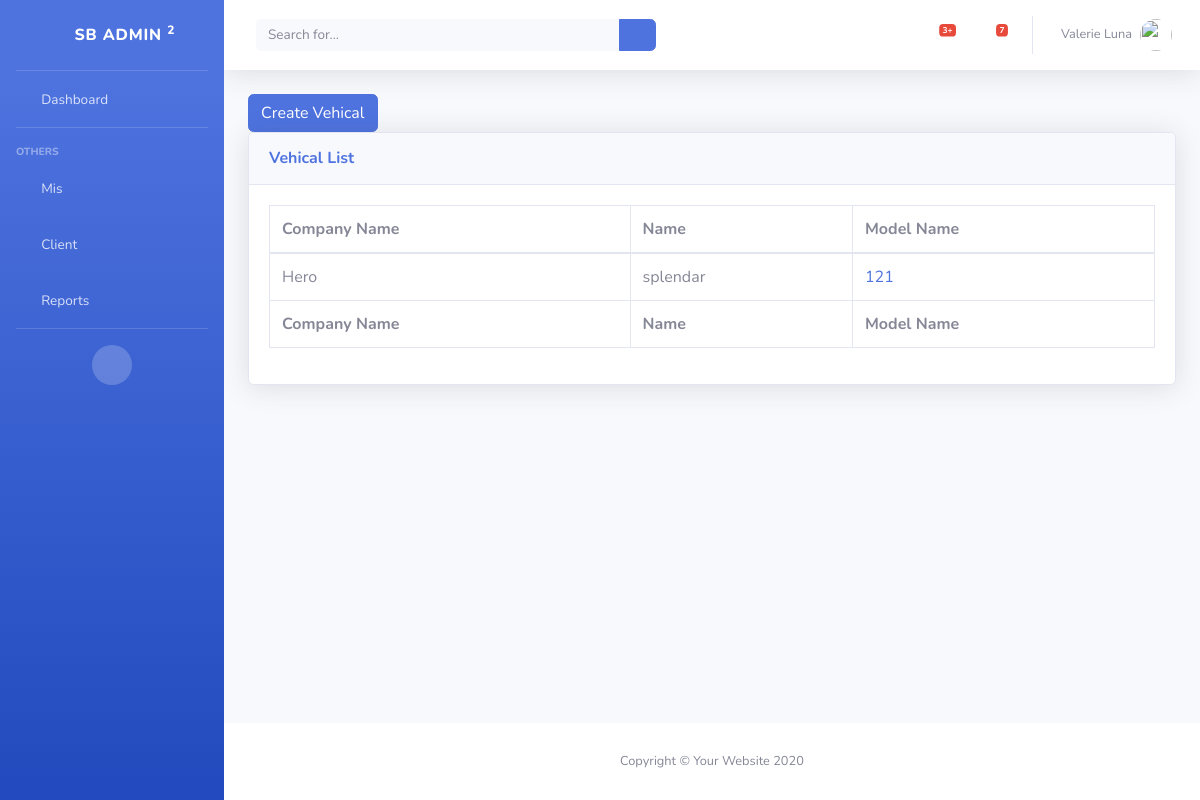
Screenshot of /loan/list-vehical with the database file from the repository.
### loan/models.py (models this page shows, shortened)
class Vehical(models.Model):
    company = models.CharField(max_length=255)
    name = models.CharField(max_length=255)
    model = models.CharField(max_length=255)
    class Meta:
        unique_together = ('company', 'name')

### loan/views/address.py (the view)
class VehicalListView(ListView):
    model = models.Vehical

### loan/templates/loan/vehical_list.html
{% extends "base_template.html" %}
{% block content %}
    <a href="{% url 'loan:vehical-create' %}" class="btn btn-primary">Create Vehical</a>
    <div class="card shadow mb-4">
        <div class="card-header py-3">
            <h6 class="m-0 font-weight-bold text-primary">Vehical List</h6>
        </div>
        <div class="card-body">
            <div class="table-responsive">
                <table class="table table-bordered" id="dataTable">
                    <thead>
                    <tr>
                        <th>Company Name</th>
                        <th>Name</th>
                        <th>Model Name</th>
                    </tr>
                    </thead>
                    <tfoot>
                    <tr>
                       <th>Company Name</th>
                        <th>Name</th>
                        <th>Model Name</th>
                    </tr>
                    </tfoot>
                    <tbody>
                    {% for vehical in vehical_list %}
                        <tr>
                            <td>{{ vehical.company }}</td>
                            <td> {{ vehical.name }}</td>
                            <td>
                                <a href="{% url 'loan:vehical-update' pk=vehical.id %}"> {{ vehical.model }}</a>
                            </td>
                        </tr>
                    {% endfor %}
                    </tbody>
                </table>
            </div>
        </div>
    </div>
{% endblock %}

### rows the page displays
Vehical: company "Hero", name "splendar", model "121"
